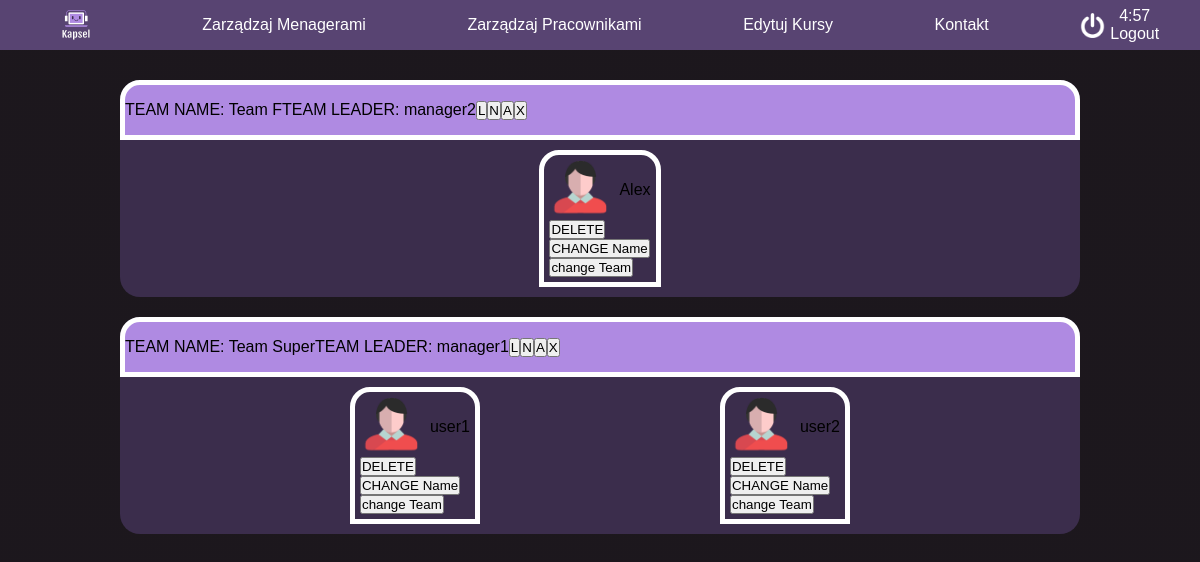
The page /manageUsers (signed in) on the database as committed earlier.
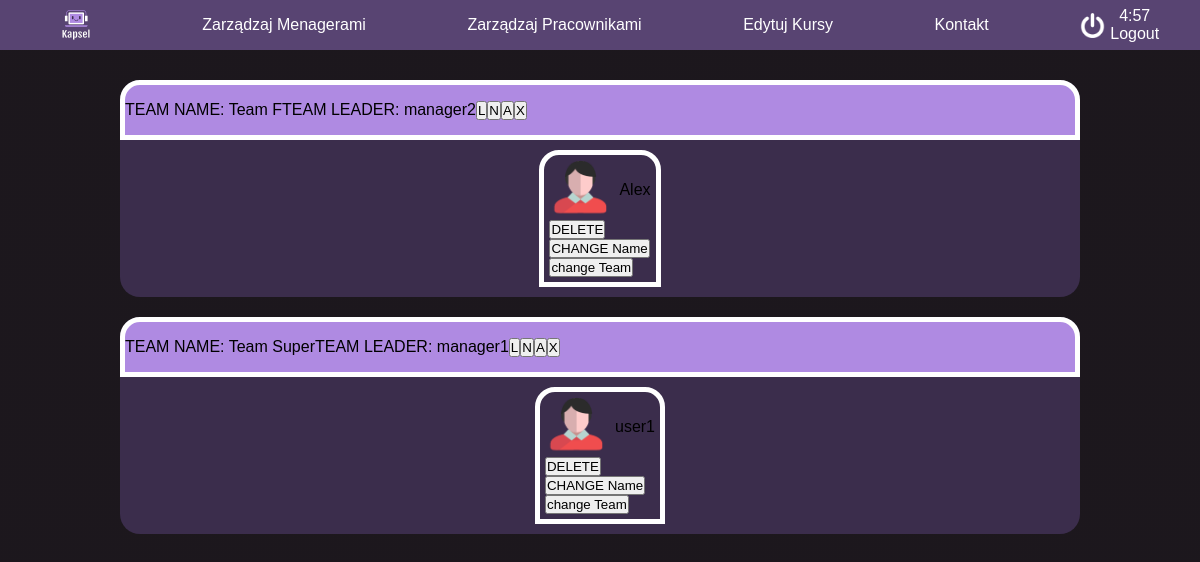
The same page on the database as committed later.
### tables this page shows
CREATE TABLE "users"
(
    id       integer
        primary key autoincrement,
    username text,
    role     text,
    password text,
    team_id  integer
);

CREATE TABLE teams
(
    id         integer
        constraint teams_pk
            primary key autoincrement,
    name       text,
    manager_id integer
);

### app.py (the view)
@app.route('/manageUsers')
def manage_users():
    session["localization"] = "manage_users"
    if not session.get("username"):
        return redirect("/login")
    if session.get("role") != 'manager' and session.get("role") != 'admin':
        abort(403)
    cursor.execute("SELECT username, team_id, id FROM users WHERE role=='user'")
    users = cursor.fetchall()
    teams = []
    cursor.execute("SELECT name, team_id FROM teams INNER JOIN users on teams.id=users.team_id WHERE role=='user'")
    teams = cursor.fetchall()
    cursor.execute("SELECT username, teams.id FROM users INNER JOIN teams on users.id=manager_id WHERE role=='manager'")
    managers = cursor.fetchall()
    teams2 = set(teams)
    teams = list(teams2)
    return render_template('manageUsers.html', users=users, teams=teams, managers=managers, role=session.get("role"))

### templates/manageUsers.html (shortened to what this page needs)
<!DOCTYPE html>
<html lang="pl-PL">
<head id="ctl00_Head1">
    <link rel="stylesheet" href="/static/style/style.css">
    <link rel="stylesheet" href="/static/style/nav.css">
    <link rel="stylesheet" href="/static/style/manageUsers.css">
</head>
<body class="CacheDetailsPage">
    {% include 'navbar.html' %}
    <div id="content">
        {% for i in teams %}
        <div class="teamContainer">
            {% for j in managers %}
            {% if i[1] == j[1] %}
                <div class="teamNav">
                    <p>TEAM NAME: {{ i[0] }}</p>
                    <p>TEAM LEADER: {{ j[0] }}</p>
                    <a href="" id="changeTeamLeader"><button onclick="changeTeamName()">L</button></a>
                    <a href="" id="changeTeamName"><button onclick="changeTeamName()">N</button></a>
                    <a href="" id="addToTeam"><button onclick="changeTeamName()">A</button></a>
                    <a href="" id="deleteTeam"><button onclick="dump({{j[1]}})">X</button></a>
                </div>
                {% endif %}
            {% endfor %}
            <div class="teamContent">
                {% for j in users %}
                    {% if i[1]==j[1] %}
                    <div class="teamUser">
                        <div class="teamUserNav">
                        <div class="teamUserIcon"></div>
                            <div class="teamUserP"><p class="teamUserP">{{j[0]}}</p></div>
                            </div>
                    <a href="{{ url_for('deleteUser', user_id=j[2]) }}" id="deleteUser"><button>DELETE</button></a>
                        <a href="" id="changeUserName"><button>CHANGE Name</button></a>
                        <a href="" id="changeUserTeam"><button>change Team</button></a>
                    </div>
                    {% endif %}
                {% endfor %}
            </div>
        </div>
        {% endfor %}
    </div>
</body>
</html>

### templates/navbar.html (shortened to what this page needs)
<div id="nav">
    <nav>
        <ul>
            <li class="btn"><a href="/" id="logo"><div id="logoDiv"></div></a></li>
            {% if role=='admin' %}
            <li class="navBtn btn"><a href="manageManagers">Zarządzaj Menagerami</a></li>
            <li class="navBtn btn"><a href="manageUsers">Zarządzaj Pracownikami</a></li>
            <li class="navBtn btn"><a href="manageCourses">Edytuj Kursy</a></li>
            {% elif role == 'manager'%}
            <li class="navBtn btn"><a href="">Zarządzaj Pracownikami</a></li>
            <li class="navBtn btn"><a href="">Informacje</a></li>
            {% endif %}
            <li class="navBtn btn"><a href="kontakt">Kontakt</a></li>
            <li id="logoutLi" class="btn">
                <div class="horizontal">
                    <div id="logoutIcon"></div>
                    <div class="vertical">
                        <div id="timeout"></div>
                        <a href="/logout" id="logoutPageBtn">Logout</a>
                    </div>
                </div>
            </li>
        </ul>
    </nav>
</div>

### static/style/style.css (style rules this page uses)
* { margin:0; padding: 0; box-sizing: border-box; }
html, body { font-family: Helvetica, sans-serif; height: 100%; background-image: linear-gradient(rgba(19,14,20,0.8), rgba(19,14,20,0.8)), url(../icon/new-york-1745089_1920.jpg); background-position: center; background-size: cover; background-attachment: fixed; }
#content { color: rgba(0, 0, 0, 0); display: flex; flex-direction: column; align-items: center; padding-top: 60px; width: 100vw; height: 100vh; transition-duration: .3s; }

### static/style/nav.css (style rules this page uses)
* { margin:0; padding: 0; box-sizing: border-box; }
a { text-decoration: none; color:var(--white); }
#nav { z-index: 100000; position:fixed; top:0; display: flex; flex-direction: row; width: 100%; height: 5%; background-color: var(--bg); }
#logoDiv { background-image: url(/static/icon/LogoNoBg.png); background-size: 100% 100%; width: 50px; height: 50px; }
nav { width: 100%; height: 50px; display: flex; flex-direction: row; justify-content: center; align-items: center; }
nav > ul { display: flex; flex-direction: row; list-style-type: none; width: 100%; align-items: center; justify-content: space-around; height: 100%; background-color: var(--secbg); }
#timeout { color:white; }
.horizontal { display: flex; flex-direction: row; align-items: center; justify-content: center; gap: 5px; }
#logoutIcon { background-image: url(/static/icon/power.png); background-size: 100% 100%; width: 25px; height: 25px; }
li, li > a { display: flex; height: 100%; align-items: center; text-align: center; }
.btn { transition-duration: .3s; }
li > a { padding: 0px 10px; }

### static/style/manageUsers.css (style rules this page uses)
.teamContainer { width:80vw; color: black; height: fit-content; background-color: var(--bg); border-radius: 20px; margin-top: 20px; height: fit-content; }
.teamNav { width:80vw; height: 60px; background-color: var(--details); border: 5px solid var(--white); border-radius: 20px 20px 0px 0px; display: flex; align-items: center; }
.teamContent { width: 100%; display: flex; flex-direction: row; flex-wrap: wrap; justify-content: space-evenly; }
.teamUser { border-radius: 20px 20px 0px 0px; padding: 5px; border: 5px solid var(--white); margin: 10px; display: flex; flex-direction: column; }
.teamUserNav { display: flex; flex-direction: row; }
.teamUserIcon { background-image: url(/static/icon/icon_user.png); width:60px; height:60px; background-repeat: no-repeat; background-size: cover; }
.teamUserP { display: flex; align-items: center; text-align: center; margin-left: 5px; }

### static/style/root.css (style rules this page uses)
:root { --bg: #3b2d4c; --white: white; --secbg: #584472; --details: #af8ae2; --dark: #191420; }

Rows that differ between the two databases and show on the page:
no longer on this page (row edited): users: username "user2"
